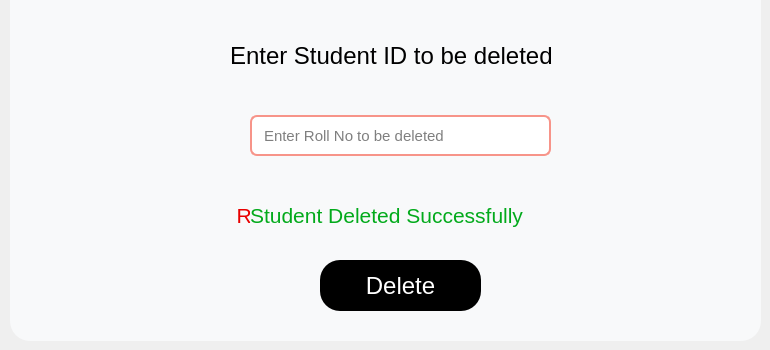
         <widget class="QWidget" name="studentdelp">
          <widget class="QWidget" name="widget_12" native="true">
           <property name="geometry">
            <rect>
             <x>10</x>
             <y>0</y>
             <width>751</width>
             <height>341</height>
            </rect>
           </property>
           <property name="minimumSize">
            <size>
             <width>0</width>
             <height>0</height>
            </size>
           </property>
           <property name="maximumSize">
            <size>
             <width>23233</width>
             <height>23323</height>
            </size>
           </property>
           <property name="styleSheet">
            <string notr="true">background-color:rgb(248, 249, 250);
border:none;
border-bottom-left-radius:20px;
border-bottom-right-radius:20px;</string>
           </property>
           <widget class="QLabel" name="label_23">
            <property name="geometry">
             <rect>
              <x>220</x>
              <y>40</y>
              <width>341</width>
              <height>31</height>
             </rect>
            </property>
            <property name="font">
             <font>
              <pointsize>18</pointsize>
              <weight>50</weight>
              <italic>false</italic>
              <bold>false</bold>
             </font>
            </property>
            <property name="text">
             <string>Enter Student ID to be deleted</string>
            </property>
           </widget>
           <widget class="QLineEdit" name="stddelidtxt">
            <property name="geometry">
             <rect>
              <x>240</x>
              <y>115</y>
              <width>301</width>
              <height>41</height>
             </rect>
            </property>
            <property name="font">
             <font>
              <pointsize>11</pointsize>
             </font>
            </property>
            <property name="styleSheet">
             <string notr="true">border-radius:7px;
background-color: rgb(255, 255, 255);
border:2px solid #F79489;
padding-left:10px;

</string>
            </property>
            <property name="placeholderText">
             <string>Enter Roll No to be deleted</string>
            </property>
           </widget>
           <widget class="QToolButton" name="deletestdbtn">
            <property name="geometry">
             <rect>
              <x>310</x>
              <y>260</y>
              <width>161</width>
              <height>51</height>
             </rect>
            </property>
            <property name="font">
             <font>
              <pointsize>18</pointsize>
             </font>
            </property>
            <property name="styleSheet">
             <string notr="true">QToolButton#deletestdbtn{
background-color: rgb(0, 0, 0);
color: rgb(255, 255, 255);
border-radius:20px;
}
QToolButton#deletestdbtn:hover{
color: rgb(85, 255, 0);
}
QToolButton#deletestdbtn:pressed{
background-color: rgb(85, 255, 0);
color:rgb(0,0,0)
}</string>
            </property>
            <property name="text">
             <string>Delete</string>
            </property>
           </widget>
           <widget class="QLabel" name="invalidstd">
            <property name="geometry">
             <rect>
              <x>270</x>
              <y>190</y>
              <width>261</width>
              <height>51</height>
             </rect>
            </property>
            <property name="font">
             <font>
              <pointsize>18</pointsize>
             </font>
            </property>
            <property name="styleSheet">
             <string notr="true">color: rgb(232, 0, 0);</string>
            </property>
            <property name="inputMethodHints">
             <set>Qt::ImhNone</set>
            </property>
            <property name="text">
             <string>Student does not exist</string>
            </property>
           </widget>
           <widget class="QLabel" name="delstdemp">
            <property name="geometry">
             <rect>
              <x>110</x>
              <y>190</y>
              <width>411</width>
              <height>51</height>
             </rect>
            </property>
            <property name="font">
             <font>
              <pointsize>16</pointsize>
             </font>
            </property>
            <property name="styleSheet">
             <string notr="true">color: rgb(232, 0, 0);</string>
            </property>
            <property name="inputMethodHints">
             <set>Qt::ImhNone</set>
            </property>
            <property name="text">
             <string>                    Roll No cannot be empty</string>
            </property>
           </widget>
           <widget class="QLabel" name="delstdsucesslb">
            <property name="geometry">
             <rect>
              <x>240</x>
              <y>190</y>
              <width>281</width>
              <height>51</height>
             </rect>
            </property>
            <property name="font">
             <font>
              <pointsize>16</pointsize>
             </font>
            </property>
            <property name="styleSheet">
             <string notr="true">color: rgb(2, 170, 27);</string>
            </property>
            <property name="inputMethodHints">
             <set>Qt::ImhNone</set>
            </property>
            <property name="text">
             <string>Student Deleted Successfully</string>
            </property>
           </widget>
          </widget>
         </widget>
